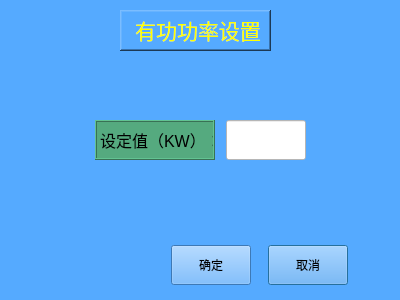
<?xml version="1.0" encoding="UTF-8"?>
<ui version="4.0">
 <class>Inverter_ActivePower_Set</class>
 <widget class="QDialog" name="Inverter_ActivePower_Set">
  <property name="geometry">
   <rect>
    <x>0</x>
    <y>0</y>
    <width>400</width>
    <height>300</height>
   </rect>
  </property>
  <property name="windowTitle">
   <string>Dialog</string>
  </property>
  <property name="styleSheet">
   <string notr="true">background-color: rgb(85, 170, 255);</string>
  </property>
  <widget class="QLabel" name="label">
   <property name="geometry">
    <rect>
     <x>120</x>
     <y>10</y>
     <width>151</width>
     <height>41</height>
    </rect>
   </property>
   <property name="font">
    <font>
     <family>楷体</family>
     <pointsize>16</pointsize>
     <weight>50</weight>
     <italic>false</italic>
     <bold>false</bold>
    </font>
   </property>
   <property name="styleSheet">
    <string notr="true">background-color: rgb(255, 170, 127);
background-color: rgb(170, 170, 127);
background-color: rgb(170, 170, 255);
background-color: rgb(85, 170, 255);
font: 16pt &quot;楷体&quot;;</string>
   </property>
   <property name="frameShape">
    <enum>QFrame::WinPanel</enum>
   </property>
   <property name="frameShadow">
    <enum>QFrame::Raised</enum>
   </property>
   <property name="text">
    <string>&lt;html&gt;&lt;head/&gt;&lt;body&gt;&lt;p align=&quot;center&quot;&gt;&lt;span style=&quot; font-size:16pt; color:#ffff00;&quot;&gt;有功功率设置&lt;/span&gt;&lt;/p&gt;&lt;/body&gt;&lt;/html&gt;</string>
   </property>
  </widget>
  <widget class="QWidget" name="">
   <property name="geometry">
    <rect>
     <x>90</x>
     <y>110</y>
     <width>221</width>
     <height>61</height>
    </rect>
   </property>
   <layout class="QHBoxLayout" name="horizontalLayout_2">
    <item>
     <widget class="QLabel" name="label_2">
      <property name="maximumSize">
       <size>
        <width>120</width>
        <height>40</height>
       </size>
      </property>
      <property name="styleSheet">
       <string notr="true">background-color: rgb(85, 255, 255);
background-color: rgb(170, 85, 127);
background-color: rgb(85, 85, 255);
background-color: rgb(200, 124, 171);
background-color: rgb(170, 85, 127);
background-color: rgb(85, 170, 127);</string>
      </property>
      <property name="frameShape">
       <enum>QFrame::Box</enum>
      </property>
      <property name="frameShadow">
       <enum>QFrame::Raised</enum>
      </property>
      <property name="text">
       <string>&lt;html&gt;&lt;head/&gt;&lt;body&gt;&lt;p align=&quot;center&quot;&gt;&lt;span style=&quot; font-size:12pt;&quot;&gt;设定值（KW）：&lt;/span&gt;&lt;/p&gt;&lt;/body&gt;&lt;/html&gt;</string>
      </property>
     </widget>
    </item>
    <item>
     <widget class="QLineEdit" name="input_Inverter_ActivePower">
      <property name="maximumSize">
       <size>
        <width>80</width>
        <height>40</height>
       </size>
      </property>
      <property name="font">
       <font>
        <pointsize>15</pointsize>
       </font>
      </property>
      <property name="styleSheet">
       <string notr="true">background-color: rgb(255, 255, 255);</string>
      </property>
     </widget>
    </item>
   </layout>
  </widget>
  <widget class="QWidget" name="">
   <property name="geometry">
    <rect>
     <x>160</x>
     <y>240</y>
     <width>201</width>
     <height>51</height>
    </rect>
   </property>
   <layout class="QHBoxLayout" name="horizontalLayout">
    <item>
     <widget class="QPushButton" name="set_Inverter_ActivePower_OkBtn">
      <property name="sizePolicy">
       <sizepolicy hsizetype="Minimum" vsizetype="Minimum">
        <horstretch>0</horstretch>
        <verstretch>0</verstretch>
       </sizepolicy>
      </property>
      <property name="maximumSize">
       <size>
        <width>80</width>
        <height>40</height>
       </size>
      </property>
      <property name="styleSheet">
       <string notr="true">font: 16pt &quot;楷体&quot;;</string>
      </property>
      <property name="text">
       <string>确定</string>
      </property>
      <property name="default">
       <bool>true</bool>
      </property>
     </widget>
    </item>
    <item>
     <widget class="QPushButton" name="set_Inverter_ActivePower_QuitBtn">
      <property name="sizePolicy">
       <sizepolicy hsizetype="Minimum" vsizetype="Minimum">
        <horstretch>0</horstretch>
        <verstretch>0</verstretch>
       </sizepolicy>
      </property>
      <property name="maximumSize">
       <size>
        <width>80</width>
        <height>40</height>
       </size>
      </property>
      <property name="styleSheet">
       <string notr="true">font: 16pt &quot;楷体&quot;;</string>
      </property>
      <property name="text">
       <string>取消</string>
      </property>
      <property name="default">
       <bool>true</bool>
      </property>
     </widget>
    </item>
   </layout>
  </widget>
 </widget>
 <resources/>
 <connections/>
</ui>
